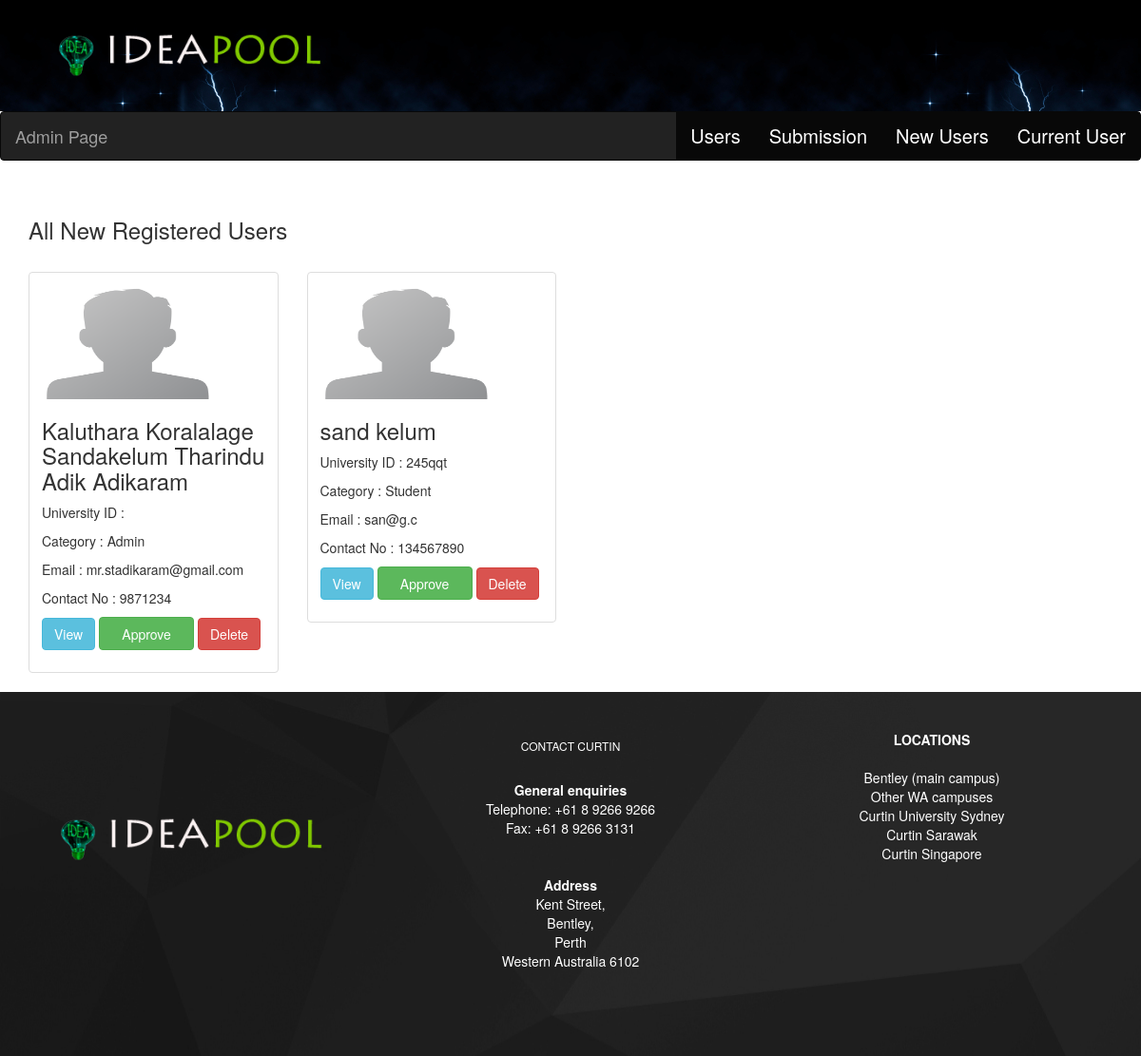
The app's page /newusers.php, older data.
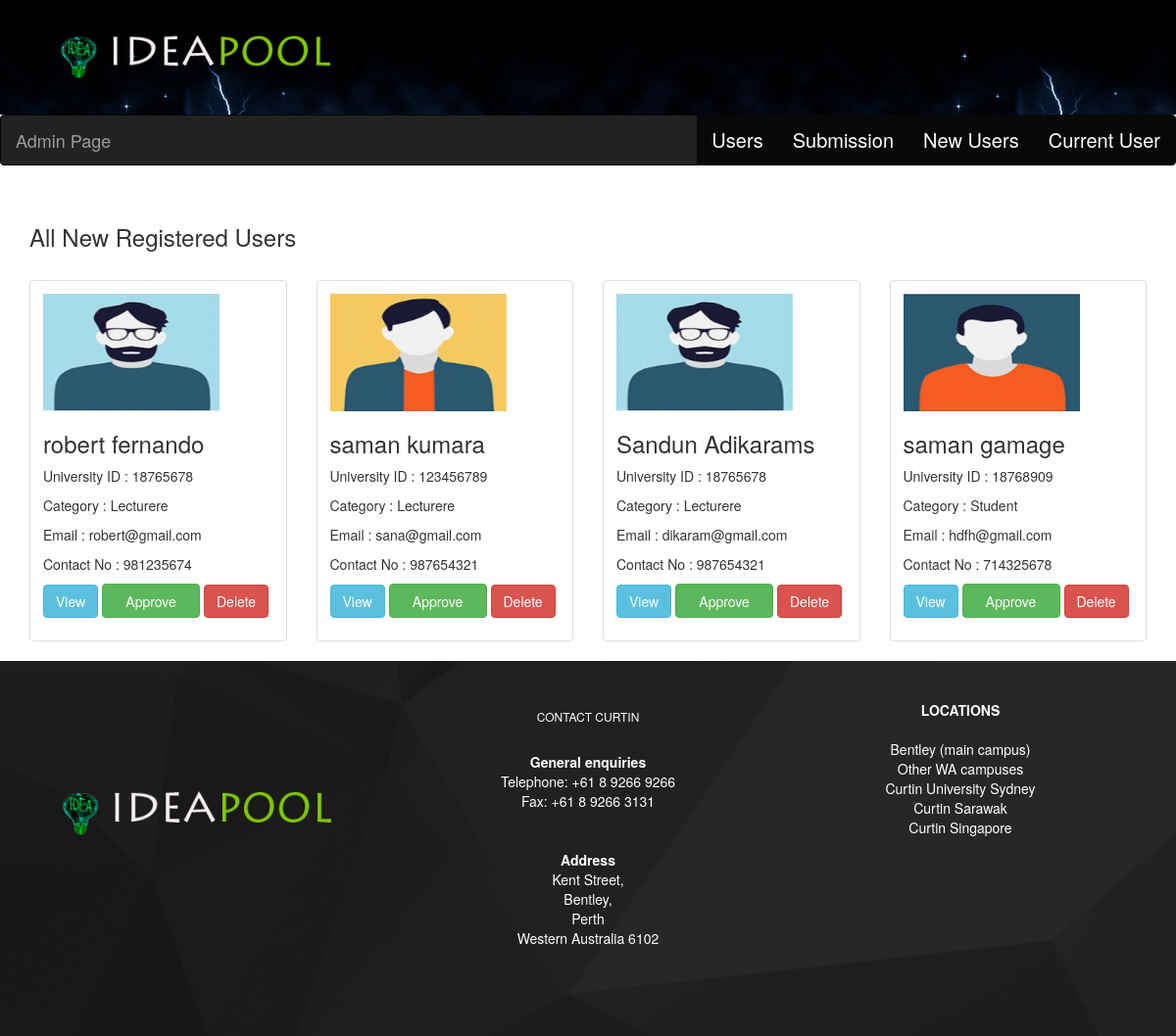
The same page, newer data.
### tables this page shows
CREATE TABLE IF NOT EXISTS `register` (
  `id` int(11) NOT NULL AUTO_INCREMENT,
  `fname` varchar(45) NOT NULL,
  `lname` varchar(45) NOT NULL,
  `address` varchar(45) NOT NULL,
  `contact` int(11) NOT NULL,
  `gender` varchar(45) NOT NULL,
  `emil` varchar(45) NOT NULL,
  `category` varchar(45) NOT NULL,
  `universityID` varchar(45) NOT NULL,
  `Image` varchar(45) NOT NULL,
  `status` varchar(45) NOT NULL DEFAULT 'pending',
  `username` varchar(45) NOT NULL,
  `password` varchar(45) NOT NULL,
  `reward` int(10) NOT NULL DEFAULT '0',
  `reward2` int(10) NOT NULL DEFAULT '0',
  `reward3` int(10) NOT NULL DEFAULT '0',
  PRIMARY KEY (`id`)
);

### newusers.php (the view, shortened to what this page needs)
<!DOCTYPE html PUBLIC "-//W3C//DTD XHTML 1.0 Transitional//EN" "http://www.w3.org/TR/xhtml1/DTD/xhtml1-transitional.dtd">
<html xmlns="http://www.w3.org/1999/xhtml">
<head>
<link rel="stylesheet" href="css/ideacss.css" />
<link rel="stylesheet" href="css/bootstrap.min.css"></link>
</head>
<body>
<?php
include('header.php');
?>
<nav class = "navbar navbar-inverse" role = "navigation">
           <div class = "navbar-header" style="font-size:20px">
              <a class = "navbar-brand" href = "#">Admin Page</a>
           </div>
           <div style="font-size:20px">
                            <div class="nav">
                                          <ul class = "nav navbar-nav pull-right">
                                                <li class = "active"><a href = "SearchUser.php">Users</a></li>
                                                <li class = "active"><a href = "editSubmissionCompu.php">Submission</a></li>
                                                 <li class = "active"><a href = "newusers.php">New Users</a></li>
                                                <li class = "active"><a href = "allusers.php">Current User</a></li>
                                          </ul>
                             </div>
              </div>
</nav>
<div class="container">
<div class="row">
<div class="col-md-12">
<br/>
<h3>All New Registered Users </h3>
<br/>
<?php
include("database_connect.php");
$query = "select * from register where status='pending' ";
$result=mysqli_query($con,$query);
?>
<tr class="info">
<div class="row">
<?php while($row=mysqli_fetch_array($result)){ ?>
  <div class="col-xs-6 col-md-3">
    <div class="thumbnail">
      <div class="caption">
      <img src="<?php echo $row['Image']?>" height="120px" width="180px" align="middle">
        <h3><?php echo $row['fname']." ".$row['lname'] ?></h3>
        <p>University ID : <?php echo $row['universityID']; ?></p>
		<p>Category      : <?php echo $row['category'] ?></p>
		<p>Email         : <?php echo $row['emil']; ?></p>
		<p>Contact No    : <?php echo $row['contact']?></p>
        <p><a href="approve.php?sendId=<?= $row['id'] ?>" onclick="pop_up(this);return false;" class="btn btn-info" role="button">View</a>
        <button type="button" name="button" class="btn btn-success" onclick="javascript:ApproveUser(<?php echo $row['id']; ?>)">Approve</button>
<button type="button" name="button" class="btn btn-danger" onclick="javascript:delete_id(<?php echo $row['id']; ?>)">Delete</button></p>
      </div>
    </div>
  </div>
  <?php
}
?>
</div>
</div>
</div>
</div>
<?php
 include('footer.php');
?>
</body>
</html>

Row changes from the older to the newer data that the page shows:
no longer on this page (row edited): register: Image (picture), fname "Kaluthara Koralalage Sandakelum Tharindu Adik", lname "Adikaram", category "Admin", emil "mr.stadikaram@gmail.com", contact "9871234"
removed register: Image (picture), fname "sand", lname "kelum", universityID "245qqt", category "Student", emil "san@g.c", contact "134567890"
added register: Image (picture), fname "robert", lname "fernando", universityID "18765678", category "Lecturere", emil "robert@gmail.com", contact "981235674"
added register: Image (picture), fname "saman", lname "kumara", universityID "123456789", category "Lecturere", emil "sana@gmail.com", contact "987654321"
added register: Image (picture), fname "Sandun", lname "Adikarams", universityID "18765678", category "Lecturere", emil "dikaram@gmail.com", contact "987654321"
added register: Image (picture), fname "saman", lname "gamage", universityID "18768909", category "Student", emil "hdfh@gmail.com", contact "714325678"
